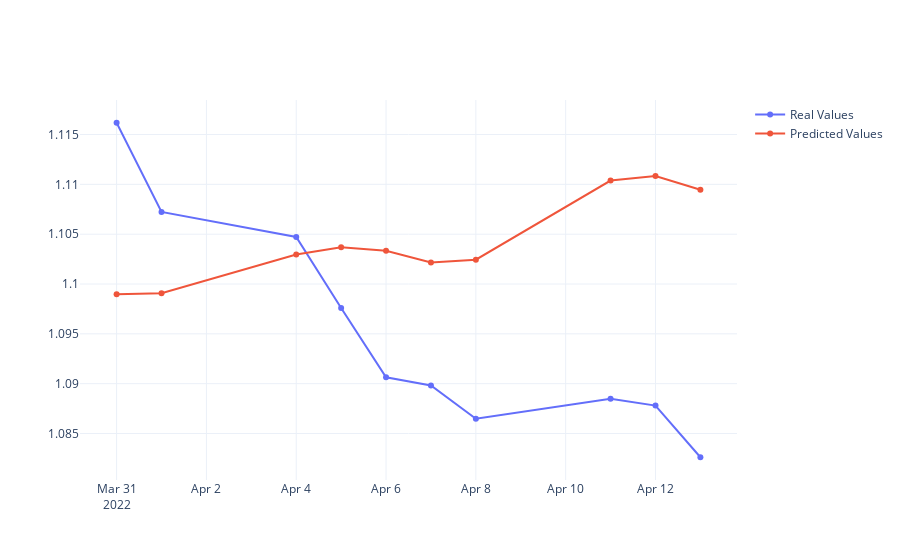
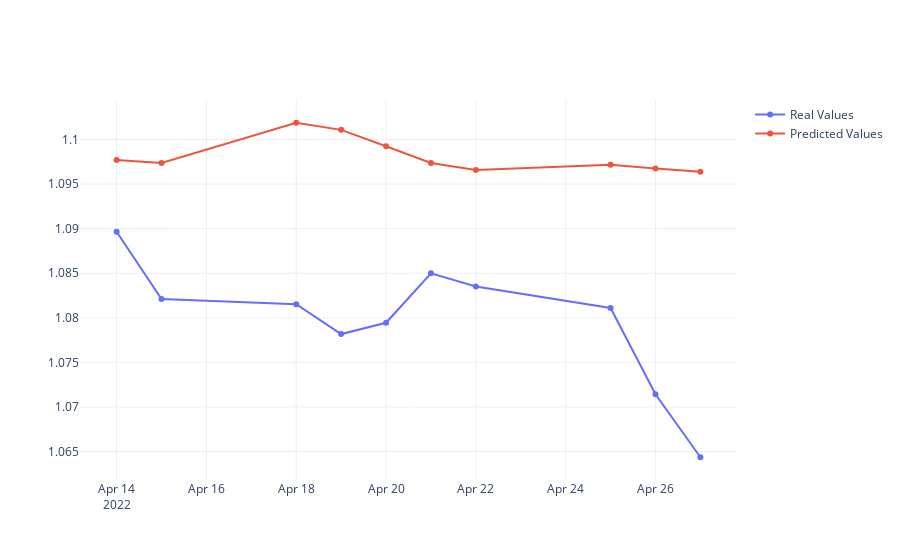
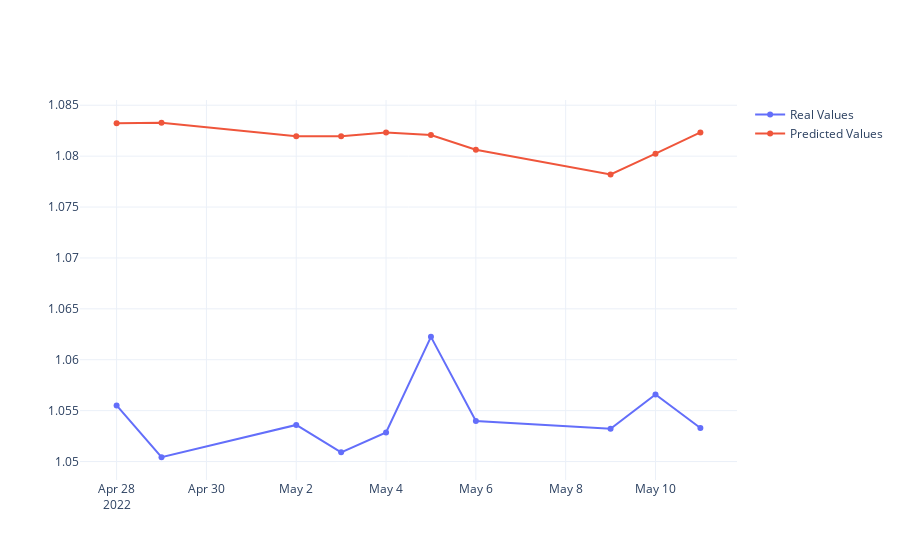

These figures' notebook cell, in order:
### Code cell
for forecast in forecast_list:
    # Explore results on the forecast window
    fig = go.Figure()

    fig.add_trace(go.Scatter(x=forecast.index, y=forecast['y_true'],
                        mode='lines+markers',
                        name='Real Values'))

    fig.add_trace(go.Scatter(x=forecast.index, y=forecast['y_pred'],
                        mode='lines+markers',
                        name='Predicted Values'))

    fig.update_layout(template='plotly_white')
    fig.show()

### Figure 1 — Plotly figure (JSON) as saved in the notebook; plotly's stock layout.template omitted (floating-point values rounded to 4 significant figures)
{"data": [{"mode": "lines+markers", "name": "Real Values", "type": "scatter", "x": ["2022-03-31T00:00:00", "2022-04-01T00:00:00", "2022-04-04T00:00:00", "2022-04-05T00:00:00", "2022-04-06T00:00:00", "2022-04-07T00:00:00", "2022-04-08T00:00:00", "2022-04-11T00:00:00", "2022-04-12T00:00:00", "2022-04-13T00:00:00"], "y": [1.116, 1.107, 1.105, 1.098, 1.091, 1.09, 1.086, 1.088, 1.088, 1.083]}, {"mode": "lines+markers", "name": "Predicted Values", "type": "scatter", "x": ["2022-03-31T00:00:00", "2022-04-01T00:00:00", "2022-04-04T00:00:00", "2022-04-05T00:00:00", "2022-04-06T00:00:00", "2022-04-07T00:00:00", "2022-04-08T00:00:00", "2022-04-11T00:00:00", "2022-04-12T00:00:00", "2022-04-13T00:00:00"], "y": [1.099, 1.099, 1.103, 1.104, 1.103, 1.102, 1.102, 1.11, 1.111, 1.109]}], "layout": {}}

### Figure 2 — Plotly figure (JSON) as saved in the notebook; plotly's stock layout.template omitted (floating-point values rounded to 4 significant figures)
{"data": [{"mode": "lines+markers", "name": "Real Values", "type": "scatter", "x": ["2022-04-14T00:00:00", "2022-04-15T00:00:00", "2022-04-18T00:00:00", "2022-04-19T00:00:00", "2022-04-20T00:00:00", "2022-04-21T00:00:00", "2022-04-22T00:00:00", "2022-04-25T00:00:00", "2022-04-26T00:00:00", "2022-04-27T00:00:00"], "y": [1.09, 1.082, 1.082, 1.078, 1.079, 1.085, 1.084, 1.081, 1.071, 1.064]}, {"mode": "lines+markers", "name": "Predicted Values", "type": "scatter", "x": ["2022-04-14T00:00:00", "2022-04-15T00:00:00", "2022-04-18T00:00:00", "2022-04-19T00:00:00", "2022-04-20T00:00:00", "2022-04-21T00:00:00", "2022-04-22T00:00:00", "2022-04-25T00:00:00", "2022-04-26T00:00:00", "2022-04-27T00:00:00"], "y": [1.098, 1.097, 1.102, 1.101, 1.099, 1.097, 1.097, 1.097, 1.097, 1.096]}], "layout": {}}

### Figure 3 — Plotly figure (JSON) as saved in the notebook; plotly's stock layout.template omitted (floating-point values rounded to 4 significant figures)
{"data": [{"mode": "lines+markers", "name": "Real Values", "type": "scatter", "x": ["2022-04-28T00:00:00", "2022-04-29T00:00:00", "2022-05-02T00:00:00", "2022-05-03T00:00:00", "2022-05-04T00:00:00", "2022-05-05T00:00:00", "2022-05-06T00:00:00", "2022-05-09T00:00:00", "2022-05-10T00:00:00", "2022-05-11T00:00:00"], "y": [1.056, 1.05, 1.054, 1.051, 1.053, 1.062, 1.054, 1.053, 1.057, 1.053]}, {"mode": "lines+markers", "name": "Predicted Values", "type": "scatter", "x": ["2022-04-28T00:00:00", "2022-04-29T00:00:00", "2022-05-02T00:00:00", "2022-05-03T00:00:00", "2022-05-04T00:00:00", "2022-05-05T00:00:00", "2022-05-06T00:00:00", "2022-05-09T00:00:00", "2022-05-10T00:00:00", "2022-05-11T00:00:00"], "y": [1.083, 1.083, 1.082, 1.082, 1.082, 1.082, 1.081, 1.078, 1.08, 1.082]}], "layout": {}}
